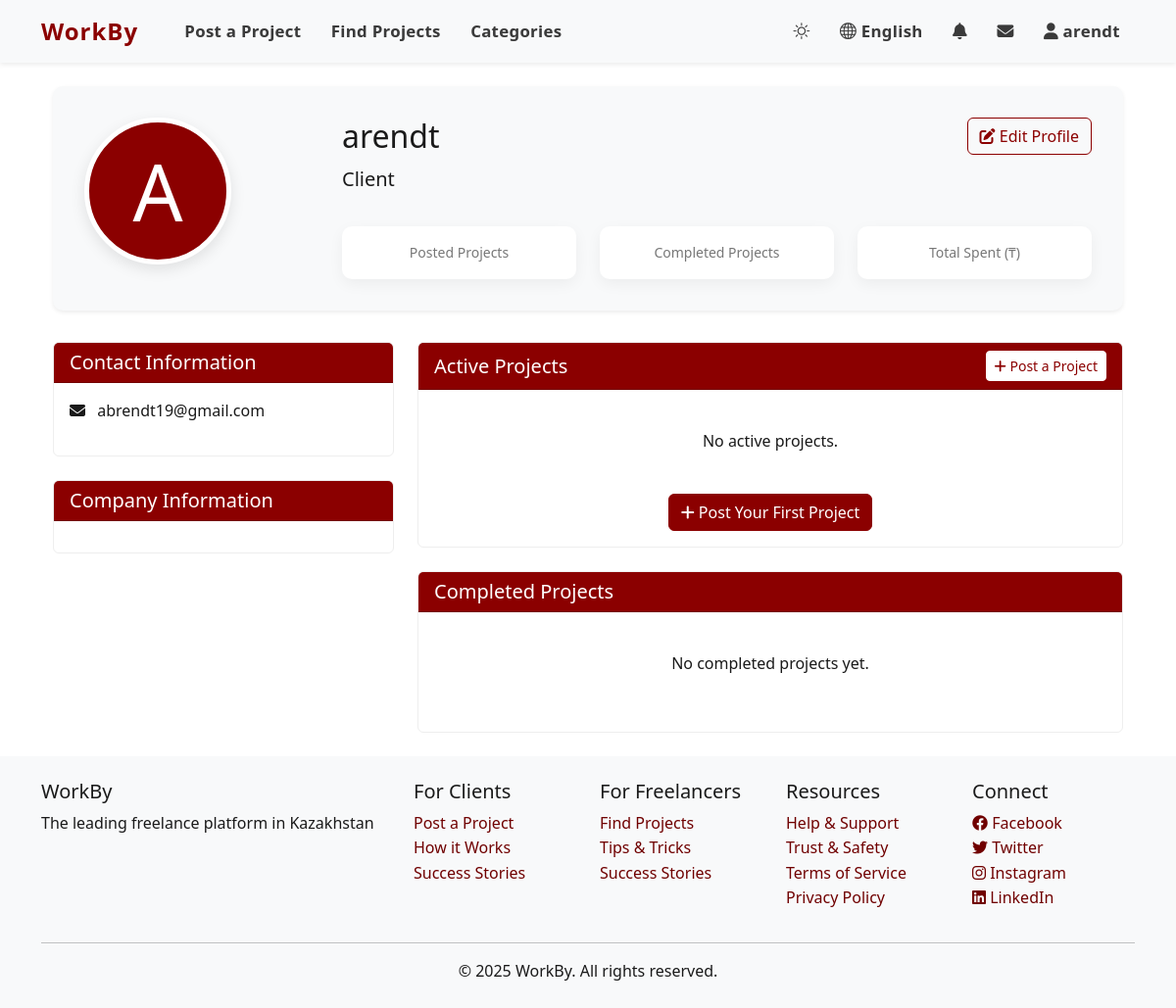
The page /accounts/profile/ (signed in) on the database its author committed.
### accounts/models.py (models this page shows, shortened)
class User(AbstractUser):
    USER_TYPE_CHOICES = (
        ('client', _('Client')),
        ('freelancer', _('Freelancer')),
    )
    LANGUAGE_CHOICES = (
        ('en', _('English')),
        ('ru', _('Russian')),
        ('kk', _('Kazakh')),
    )
    user_type = models.CharField(_('User Type'), max_length=10, choices=USER_TYPE_CHOICES, default='client')
    bio = models.TextField(_('Biography'), blank=True)
    avatar = models.ImageField(_('Avatar'), upload_to='avatars/', blank=True, null=True)
    phone_number = models.CharField(_('Phone Number'), max_length=15, blank=True)
    preferred_language = models.CharField(_('Preferred Language'), max_length=2, choices=LANGUAGE_CHOICES, default='en')
    dark_mode = models.BooleanField(_('Dark Mode'), default=False)
    skills = models.TextField(_('Skills'), blank=True)
    hourly_rate = models.DecimalField(_('Hourly Rate'), max_digits=10, decimal_places=2, null=True, blank=True)
    company_name = models.CharField(_('Company Name'), max_length=100, blank=True)
    def get_full_name(self):
        if self.first_name or self.last_name:
            return f"{self.first_name} {self.last_name}".strip()
        return self.username

### accounts/views.py (the view)
# urls.py: path('profile/', views.profile_view, name='profile'),
@login_required
def profile_view(request):
    user = request.user
    if user.user_type == 'freelancer':
        profile, created = FreelancerProfile.objects.get_or_create(user=user)
        portfolio_projects = PortfolioProject.objects.filter(freelancer=user)
        reviews = Review.objects.filter(freelancer=user)
        avg_rating = reviews.aggregate(Avg('rating'))['rating__avg'] or 0
        context = {
            'user': user,
            'profile': profile,
            'portfolio_projects': portfolio_projects,
            'reviews': reviews,
            'avg_rating': avg_rating
        }
        return render(request, 'accounts/freelancer_profile.html', context)
    elif user.user_type == 'client':
        profile, created = ClientProfile.objects.get_or_create(user=user)
        context = {
            'user': user,
            'profile': profile
        }
        return render(request, 'accounts/client_profile.html', context)
    return render(request, 'accounts/profile.html', {'user': user})

### templates/accounts/client_profile.html (shortened to what this page needs)
{% extends 'base.html' %}
{% load i18n %}
{% load static %}
{% block content %}
<div class="container">
    <div class="profile-header shadow-sm">
        <div class="row">
            <div class="col-md-3 text-center">
                {% if user.avatar %}
                    <img src="{{ user.avatar.url }}" alt="{{ user.username }}" class="profile-avatar">
                {% else %}
                    <div class="profile-avatar d-flex align-items-center justify-content-center bg-primary text-white">
                        <span style="font-size: 80px;">{{ user.username.0|upper }}</span>
                    </div>
                {% endif %}
            </div>
            <div class="col-md-9">
                <div class="d-flex justify-content-between align-items-start">
                    <div>
                        <h2>{{ user.get_full_name }}</h2>
                        <p class="lead">
                            {% if user.company_name %}
                                {{ user.company_name }}
                            {% else %}
                                {% trans "Client" %}
                            {% endif %}
                        </p>
                    </div>
                    <div>
                        <a href="{% url 'accounts:profile_edit' %}" class="btn btn-outline-primary">
                            <i class="fas fa-edit"></i> {% trans "Edit Profile" %}
                        </a>
                    </div>
                </div>
                <div class="row mt-3">
                    <div class="col-md-4">
                        <div class="stat-item">
                            <div class="stat-label">{% trans "Posted Projects" %}</div>
                        </div>
                    </div>
                    <div class="col-md-4">
                        <div class="stat-item">
                            <div class="stat-label">{% trans "Completed Projects" %}</div>
                        </div>
                    </div>
                    <div class="col-md-4">
                        <div class="stat-item">
                            <div class="stat-label">{% trans "Total Spent (₸)" %}</div>
                        </div>
                    </div>
                </div>
            </div>
        </div>
    </div>
    <div class="row">
        <div class="col-md-4">
            <div class="card mb-4">
                <div class="card-header bg-primary text-white">
                    <h5 class="mb-0">{% trans "Contact Information" %}</h5>
                </div>
                <div class="card-body">
                    <p><i class="fas fa-envelope me-2"></i> {{ user.email }}</p>
                </div>
            </div>
            <div class="card mb-4">
                <div class="card-header bg-primary text-white">
                    <h5 class="mb-0">{% trans "Company Information" %}</h5>
                </div>
                <div class="card-body">
                </div>
            </div>
        </div>
        <div class="col-md-8">
            <div class="card mb-4">
                <div class="card-header bg-primary text-white d-flex justify-content-between align-items-center">
                    <h5 class="mb-0">{% trans "Active Projects" %}</h5>
                    <a href="{% url 'jobs:project_create' %}" class="btn btn-sm btn-light">
                        <i class="fas fa-plus"></i> {% trans "Post a Project" %}
                    </a>
                </div>
                <div class="card-body">
                    {% if active_projects %}
                        <div class="list-group">
                            {% for project in active_projects %}
                                <a href="{% url 'jobs:project_detail' project.id %}" class="list-group-item list-group-item-action">
                                    <div class="d-flex w-100 justify-content-between">
                                        <h6 class="mb-1">{{ project.title }}</h6>
                                        <small>{{ project.created_at|date:"d.m.Y" }}</small>
                                    </div>
                                    <p class="mb-1 small">{{ project.description|truncatewords:20 }}</p>
                                    <div class="d-flex justify-content-between align-items-center">
                                        <div>
                                            <span class="badge bg-primary">{{ project.category.name }}</span>
                                            <span class="badge bg-success">{{ project.budget_min|floatformat:0 }} - {{ project.budget_max|floatformat:0 }} ₸</span>
                                        </div>
                                        <small>{% trans "Proposals" %}: {{ project.proposals.count }}</small>
                                    </div>
                                </a>
                            {% endfor %}
                        </div>
                    {% else %}
                        <p class="text-center py-4">{% trans "No active projects." %}</p>
                        <div class="text-center">
                            <a href="{% url 'jobs:project_create' %}" class="btn btn-primary">
                                <i class="fas fa-plus"></i> {% trans "Post Your First Project" %}
                            </a>
                        </div>
                    {% endif %}
                </div>
            </div>
            <div class="card">
                <div class="card-header bg-primary text-white">
                    <h5 class="mb-0">{% trans "Completed Projects" %}</h5>
                </div>
                <div class="card-body">
                    {% if completed_projects %}
                        <div class="list-group">
                            {% for project in completed_projects %}
                                <a href="{% url 'jobs:project_detail' project.id %}" class="list-group-item list-group-item-action">
                                    <div class="d-flex w-100 justify-content-between">
                                        <h6 class="mb-1">{{ project.title }}</h6>
                                        <small>{% trans "Completed" %}: {{ project.completed_at|date:"d.m.Y" }}</small>
                                    </div>
                                    <p class="mb-1 small">{{ project.description|truncatewords:20 }}</p>
                                    <div class="d-flex justify-content-between align-items-center">
                                        <span class="badge bg-secondary">
                                            {% trans "Freelancer" %}: {{ project.freelancer.get_full_name }}
                                        </span>
                                        <span class="badge bg-success">{{ project.final_amount|floatformat:0 }} ₸</span>
                                    </div>
                                </a>
                            {% endfor %}
                        </div>
                    {% else %}
                        <p class="text-center py-4">{% trans "No completed projects yet." %}</p>
                    {% endif %}
                </div>
            </div>
        </div>
    </div>
</div>
{% endblock %}

### templates/base.html (shortened to what this page needs)
{% load i18n %}
{% load static %}
<!DOCTYPE html>
<html lang="{{ LANGUAGE_CODE }}">
<head>
    <link href="https://cdn.jsdelivr.net/npm/bootstrap@5.2.3/dist/css/bootstrap.min.css" rel="stylesheet">
    <link rel="stylesheet" href="https://cdn.jsdelivr.net/npm/bootstrap-icons@1.10.0/font/bootstrap-icons.css">
    <link rel="stylesheet" href="https://cdnjs.cloudflare.com/ajax/libs/font-awesome/6.2.1/css/all.min.css">
    <link rel="stylesheet" href="{% static 'css/style.css' %}?v={% now 'U' %}">
    <link rel="stylesheet" href="{% static 'css/dark-theme.css' %}?v={% now 'U' %}">
</head>
<body>
    <header>
        <nav class="navbar navbar-expand-lg navbar-light bg-light">
            <div class="container">
                <a class="navbar-brand" href="{% url 'jobs:home' %}">
                    <span class="logo-text">WorkBy</span>
                </a>
                <div class="collapse navbar-collapse" id="navbarNav">
                    <ul class="navbar-nav me-auto">
                        <li class="nav-item">
                            <a class="nav-link" href="{% url 'jobs:project_create' %}">{% trans "Post a Project" %}</a>
                        </li>
                        <li class="nav-item">
                            <a class="nav-link" href="{% url 'jobs:project_list' %}">{% trans "Find Projects" %}</a>
                        </li>
                        <li class="nav-item">
                            <a class="nav-link" href="{% url 'jobs:category_list' %}">{% trans "Categories" %}</a>
                        </li>
                    </ul>
                    <ul class="navbar-nav ms-auto">
                        <li class="nav-item">
                            <button id="theme-toggle" class="btn nav-link">
                                <i id="theme-icon" class="bi bi-sun"></i>
                            </button>
                        </li>
                        <li class="nav-item dropdown">
                            <a class="nav-link dropdown-toggle" href="#" id="languageDropdown" role="button" data-bs-toggle="dropdown" aria-expanded="false">
                                {% get_language_info for LANGUAGE_CODE as current_lang %}
                                <i class="bi bi-globe"></i> {{ current_lang.name_local }}
                            </a>
                                {% get_available_languages as languages %}
                        </li>
                        {% if user.is_authenticated %}
                            <li class="nav-item">
                                <a class="nav-link" href="{% url 'chat:notifications' %}">
                                    <i class="fas fa-bell"></i>
                                </a>
                            </li>
                            <li class="nav-item">
                                <a class="nav-link" href="{% url 'chat:inbox' %}">
                                    <i class="fas fa-envelope"></i>
                                </a>
                            </li>
                            <li class="nav-item dropdown">
                                <a class="nav-link dropdown-toggle" href="#" id="userDropdown" role="button" data-bs-toggle="dropdown" aria-expanded="false">
                                    {% if user.avatar %}
                                        <img src="{{ user.avatar.url }}" alt="{{ user.username }}" class="rounded-circle" width="30" height="30">
                                    {% else %}
                                        <i class="fas fa-user"></i>
                                    {% endif %}
                                    {{ user.username }}
                                </a>
                            </li>
                        {% endif %}
                    </ul>
                </div>
            </div>
        </nav>
    </header>
    <main class="container py-4">
        {% block content %}{% endblock %}
    </main>
    <footer class="bg-light py-4 mt-auto">
        <div class="container">
            <div class="row">
                <div class="col-md-4">
                    <h5>WorkBy</h5>
                    <p>{% trans "The leading freelance platform in Kazakhstan" %}</p>
                </div>
                <div class="col-md-2">
                    <h5>{% trans "For Clients" %}</h5>
                    <ul class="list-unstyled">
                        <li><a href="{% url 'jobs:project_create' %}">{% trans "Post a Project" %}</a></li>
                        <li><a href="#">{% trans "How it Works" %}</a></li>
                        <li><a href="#">{% trans "Success Stories" %}</a></li>
                    </ul>
                </div>
                <div class="col-md-2">
                    <h5>{% trans "For Freelancers" %}</h5>
                    <ul class="list-unstyled">
                        <li><a href="{% url 'jobs:project_list' %}">{% trans "Find Projects" %}</a></li>
                        <li><a href="#">{% trans "Tips & Tricks" %}</a></li>
                        <li><a href="#">{% trans "Success Stories" %}</a></li>
                    </ul>
                </div>
                <div class="col-md-2">
                    <h5>{% trans "Resources" %}</h5>
                    <ul class="list-unstyled">
                        <li><a href="#">{% trans "Help & Support" %}</a></li>
                        <li><a href="#">{% trans "Trust & Safety" %}</a></li>
                        <li><a href="#">{% trans "Terms of Service" %}</a></li>
                        <li><a href="#">{% trans "Privacy Policy" %}</a></li>
                    </ul>
                </div>
                <div class="col-md-2">
                    <h5>{% trans "Connect" %}</h5>
                    <ul class="list-unstyled">
                        <li><a href="#"><i class="fab fa-facebook"></i> Facebook</a></li>
                        <li><a href="#"><i class="fab fa-twitter"></i> Twitter</a></li>
                        <li><a href="#"><i class="fab fa-instagram"></i> Instagram</a></li>
                        <li><a href="#"><i class="fab fa-linkedin"></i> LinkedIn</a></li>
                    </ul>
                </div>
            </div>
            <hr>
            <div class="row">
                <div class="col text-center">
                    <p class="mb-0">© 2025 WorkBy. {% trans "All rights reserved." %}</p>
                </div>
            </div>
        </div>
    </footer>
</body>
</html>

### rows shown on the page
User: username "arendt", username.0 "A", get_full_name "arendt", email "abrendt19@gmail.com"

### other values the page prints
{{ current_lang.name_local }} "English"
